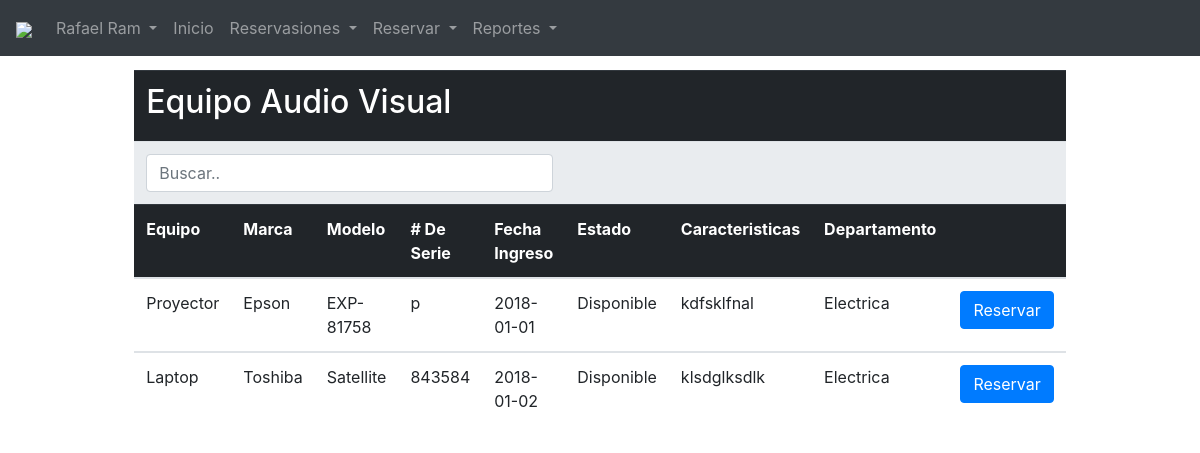
/pagUs/vereq.php (signed in), run on the app's committed database.
### tables this page shows
CREATE TABLE `usuario` (
  `iduser` varchar(200) NOT NULL,
  `nombre` varchar(100) NOT NULL,
  `apellido` varchar(100) NOT NULL,
  `pass` varchar(100) NOT NULL,
  `dep` int(11) NOT NULL,
  `tipo` int(11) NOT NULL,
  PRIMARY KEY (`iduser`),
  KEY `FK_usuariodep` (`dep`),
  KEY `FK_usuariotip` (`tipo`),
  CONSTRAINT `FK_usuariodep` FOREIGN KEY (`dep`) REFERENCES `departamento` (`iddep`),
  CONSTRAINT `FK_usuariotip` FOREIGN KEY (`tipo`) REFERENCES `tipous` (`idtipo`)
);

CREATE TABLE `equipoav` (
  `idequipo` int(11) NOT NULL AUTO_INCREMENT,
  `equipo` varchar(200) NOT NULL,
  `marcaeq` int(11) NOT NULL,
  `numerodeserie` varchar(100) NOT NULL,
  `fechaingreso` date NOT NULL,
  `estado` varchar(100) NOT NULL,
  `caracteristicas` varchar(500) NOT NULL,
  `departamentos` int(11) NOT NULL,
  PRIMARY KEY (`idequipo`),
  KEY `FK_equipoavde` (`departamentos`),
  KEY `FK_equipoavmarca` (`marcaeq`),
  CONSTRAINT `FK_equipoavde` FOREIGN KEY (`departamentos`) REFERENCES `departamento` (`iddep`),
  CONSTRAINT `FK_equipoavmarca` FOREIGN KEY (`marcaeq`) REFERENCES `marca` (`idmarca`)
);

CREATE TABLE `marca` (
  `idmarca` int(11) NOT NULL AUTO_INCREMENT,
  `modelo` varchar(100) NOT NULL,
  `marca` varchar(100) DEFAULT NULL,
  PRIMARY KEY (`idmarca`),
  KEY `FK_marca` (`marca`)
);

CREATE TABLE `departamento` (
  `iddep` int(11) NOT NULL AUTO_INCREMENT,
  `deptos` varchar(250) NOT NULL,
  PRIMARY KEY (`iddep`)
);

### pagUs/vereq.php (the view, shortened to what this page needs)
<?php
 require_once('nav.php');
 ?>
<div class="table-responsive table-hover">
<form method="post">
<table class="table">
  <tr class="thead-dark">
    <th colspan="10"><h2>Equipo Audio Visual</h2></th>
  </tr>
  <tr class="thead-light">
  <th colspan="5"><input class="form-control" id="myInput" type="text" placeholder="Buscar.."></th>
  <th colspan="4"> </th>
  </tr>
  <tr class="thead-dark">
    <th>Equipo</th>
    <th>Marca</th>
    <th>Modelo</th>
    <th># De Serie</th>
    <th style="width: 200px;">Fecha Ingreso</th>
    <th>Estado</th>
    <th>Caracteristicas</th>
    <th>Departamento</th>
    <th> </th>
  </tr>
<?php
$sql2="SELECT
    idequipo,
    equipo,
    marca,
    modelo,
    numerodeserie,
    fechaingreso,
    estado,
    caracteristicas,
    deptos
FROM
    equipoav
INNER JOIN marca ON marca.idmarca = equipoav.marcaeq
INNER JOIN departamento ON departamento.iddep = equipoav.departamentos
where estado='disponible'
ORDER BY
    equipoav.marcaeq";
$results=$conn->query($sql2);
while($fila=$results->fetch_assoc()){
  echo "<tbody id='myTable'>";
      echo "<tr>";
      echo "<td>$fila[equipo] </td>";
      echo "<td>$fila[marca] </td>";
      echo "<td>$fila[modelo] </td>";
      echo "<td>$fila[numerodeserie] </td>";
      echo "<td>$fila[fechaingreso] </td>";
      echo "<td>$fila[estado] </td>";
      echo "<td>$fila[caracteristicas] </td>";
      echo "<td>$fila[deptos] </td>";
      echo "<td><a class='btn btn-primary' href='indexu.php?pg=reserva.php&idequipo=$fila[idequipo]'>";
      echo "Reservar</a></td>";
    }
?>
</tr>
</tbody>
</table>
</form>

### pagUs/nav.php (shortened to what this page needs)
<?php
if (!isset($_SESSION["id_us"])) {
}else{
$id = $_SESSION['id_us'];
}
 ?>
<!DOCTYPE HTML>
<html language="es">
<head>
<link rel="stylesheet" href="../css/bootstrap.min.css" type="text/css" />
<link rel="stylesheet" href="../css/bootstrap-grid.min.css" type="text/css" />
</head>
<nav class="navbar navbar-expand-md bg-dark navbar-dark fixed-top">
 <a class="navbar-brand" href="#"><img src="../img/logo-new-white.png" style="width: 180px;" /></a>
   <div class="collapse navbar-collapse" id="collapsibleNavbar">
 <ul class="navbar-nav">
           <li class="nav-item dropdown">
               <a class="nav-link dropdown-toggle" href="#" id="navbardrop" data-toggle="dropdown">
                 <?php
                 $sql="SELECT *
                       FROM usuario
                       where iduser = '$id'";
                 $results=$conn->query($sql);
                 $fila=$results->fetch_assoc();
                 echo "$fila[nombre] $fila[apellido]";
                  ?>
               </a>
             </li>
   <li class="nav-item">
     <a class="nav-link" href="indexu.php">Inicio</a>
   </li>
       <li class="nav-item dropdown">
           <a class="nav-link dropdown-toggle" href="#" id="navbardrop" data-toggle="dropdown">
			Reservasiones
           </a>
         </li>
         <li class="nav-item dropdown">
             <a class="nav-link dropdown-toggle" href="#" id="navbardrop" data-toggle="dropdown">
              Reservar
             </a>
           </li>
           <li class="nav-item dropdown">
               <a class="nav-link dropdown-toggle" href="#" id="navbardrop" data-toggle="dropdown">
                Reportes
               </a>
             </li>
   </ul>
 </div>
 </nav>
  <div class="container-fluid" style="margin-top:70px">

### data on the page
usuario: nombre "Rafael", apellido "Ram"
equipoav: equipo "Proyector", marcaeq.marca "Epson", marcaeq.modelo "EXP-81758", numerodeserie "p", fechaingreso "2018-01-01", estado "Disponible", caracteristicas "kdfsklfnal", departamentos.deptos "Electrica"
equipoav: equipo "Laptop", marcaeq.marca "Toshiba", marcaeq.modelo "Satellite", numerodeserie "843584", fechaingreso "2018-01-02", estado "Disponible", caracteristicas "klsdglksdlk", departamentos.deptos "Electrica"
